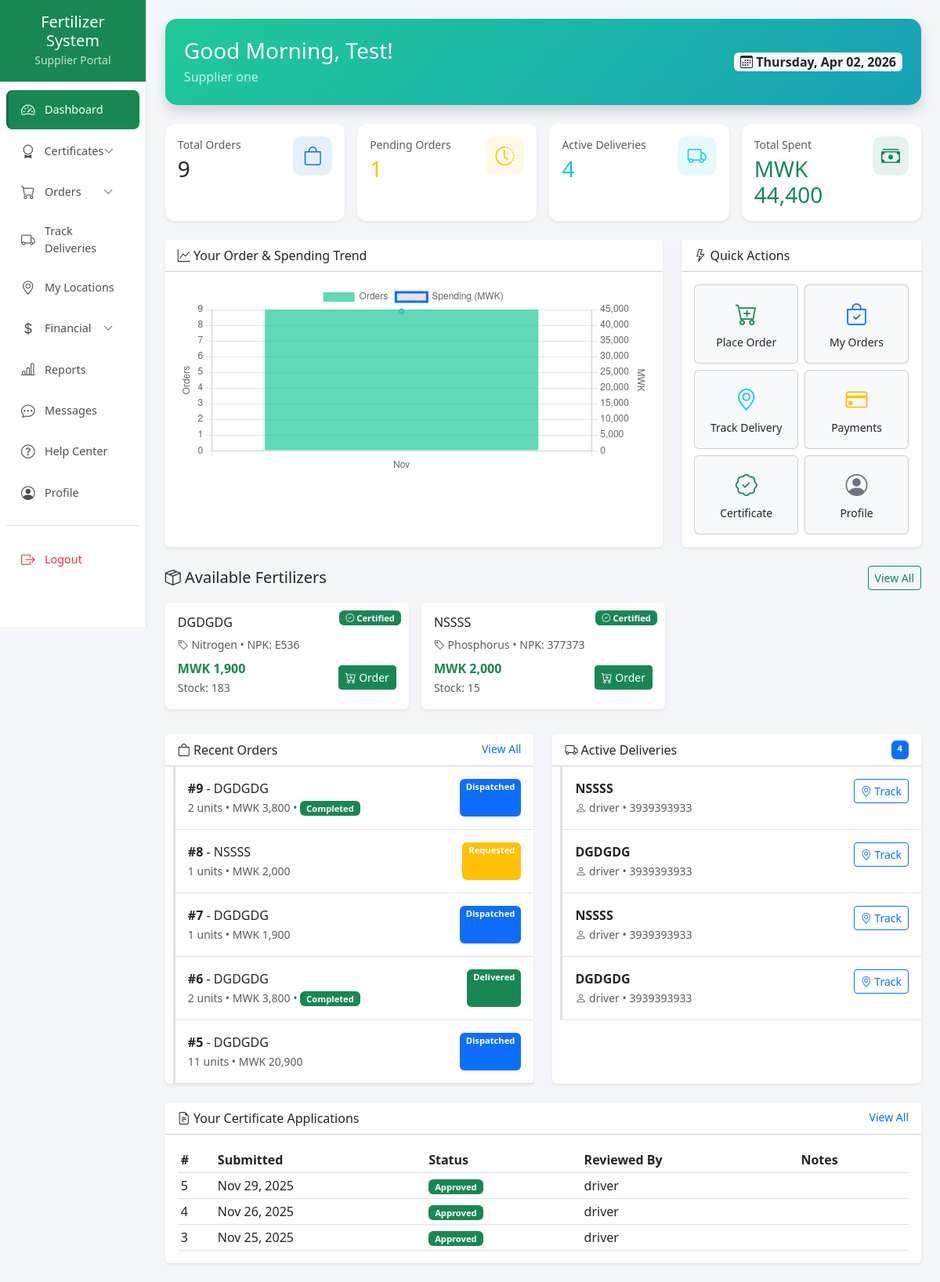
Screenshot of /supplier/dashboard.php (signed in) with the database file from the repository.
### tables this page shows
CREATE TABLE `suppliers` (
  `id` int(11) NOT NULL,
  `user_id` int(11) NOT NULL,
  `company_name` varchar(255) DEFAULT NULL,
  `phone` varchar(20) DEFAULT NULL,
  `address` text DEFAULT NULL,
  `created_at` timestamp NOT NULL DEFAULT current_timestamp(),
  `updated_at` timestamp NOT NULL DEFAULT current_timestamp() ON UPDATE current_timestamp()
);

CREATE TABLE `fertilizers` (
  `id` int(11) NOT NULL,
  `admin_id` int(11) DEFAULT NULL,
  `name` varchar(255) DEFAULT NULL,
  `price_per_unit` decimal(10,2) NOT NULL,
  `type` varchar(100) DEFAULT NULL,
  `npk_value` varchar(50) DEFAULT NULL,
  `batch_no` varchar(100) DEFAULT NULL,
  `expiry_date` date DEFAULT NULL,
  `stock` int(11) DEFAULT 0,
  `stock_remaining` int(11) DEFAULT 0,
  `minimum_stock` int(11) DEFAULT 0,
  `certified` tinyint(1) DEFAULT 1,
  `depot_location` varchar(255) DEFAULT NULL,
  `price` decimal(10,2) DEFAULT 0.00
);

CREATE TABLE `orders` (
  `id` int(11) NOT NULL,
  `supplier_id` int(11) DEFAULT NULL,
  `fertilizer_id` int(11) DEFAULT NULL,
  `quantity` int(11) DEFAULT NULL,
  `price_per_unit` decimal(10,2) NOT NULL,
  `total_price` decimal(10,2) NOT NULL,
  `status` enum('Requested','Approved','Dispatched','Delivered','Cancelled') DEFAULT 'Requested',
  `order_date` timestamp NOT NULL DEFAULT current_timestamp()
);

CREATE TABLE `payments` (
  `id` int(11) NOT NULL,
  `order_id` int(11) DEFAULT NULL,
  `total_price` decimal(10,2) DEFAULT NULL,
  `subsidy` decimal(10,2) DEFAULT NULL,
  `amount_paid` decimal(10,2) DEFAULT NULL,
  `payment_status` enum('Pending','Completed','Failed') DEFAULT 'Pending',
  `payment_method` varchar(50) DEFAULT NULL,
  `transaction_id` varchar(100) DEFAULT NULL,
  `receipt_path` text DEFAULT NULL,
  `payment_date` timestamp NOT NULL DEFAULT current_timestamp()
);

CREATE TABLE `deliveries` (
  `id` int(11) NOT NULL,
  `order_id` int(11) NOT NULL,
  `admin_id` int(11) NOT NULL,
  `supplier_id` int(11) NOT NULL,
  `driver_id` int(11) DEFAULT NULL,
  `current_latitude` decimal(10,8) DEFAULT NULL,
  `current_longitude` decimal(11,8) DEFAULT NULL,
  `status` enum('Pending','In Transit','Delivered') NOT NULL DEFAULT 'Pending',
  `expected_arrival` datetime DEFAULT NULL,
  `delivered_on` datetime DEFAULT NULL,
  `last_updated` timestamp NOT NULL DEFAULT current_timestamp() ON UPDATE current_timestamp()
);

CREATE TABLE `users` (
  `id` int(11) NOT NULL,
  `full_name` varchar(255) DEFAULT NULL,
  `email` varchar(100) DEFAULT NULL,
  `phone` varchar(20) DEFAULT NULL,
  `password` varchar(255) DEFAULT NULL,
  `role` enum('admin','supplier','driver') DEFAULT 'supplier',
  `status` enum('active','inactive') DEFAULT 'active',
  `created_at` timestamp NOT NULL DEFAULT current_timestamp()
);

CREATE TABLE `certificate_applications` (
  `id` int(11) NOT NULL,
  `supplier_id` int(11) NOT NULL,
  `qr_link_id` int(11) DEFAULT NULL,
  `document_path` varchar(255) DEFAULT NULL,
  `details` longtext DEFAULT NULL CHECK (json_valid(`details`)),
  `status` enum('Pending','Approved','Rejected') NOT NULL DEFAULT 'Pending',
  `submitted_at` timestamp NOT NULL DEFAULT current_timestamp(),
  `reviewed_by` int(11) DEFAULT NULL,
  `reviewed_at` timestamp NULL DEFAULT NULL,
  `review_notes` text DEFAULT NULL
);

### supplier/dashboard.php (the view, shortened to what the rows shown need)
<?php
include('../includes/db.php');
$user_id = (int) $_SESSION['user_id'];
$supplier_name = $_SESSION['full_name'] ?? 'Supplier';
$stmt = $conn->prepare("SELECT id, company_name, phone, address FROM suppliers WHERE user_id = ?");
$stmt->bind_param("i", $user_id);
$stmt->execute();
$supplier = $stmt->get_result()->fetch_assoc();
$supplier_id = $supplier ? (int) $supplier['id'] : null;
$recentOrders = [];
if ($supplier_id) {
    $recentOrders = $conn->query("
        SELECT o.*, f.name as fertilizer_name, f.type, p.payment_status
        FROM orders o
        JOIN fertilizers f ON o.fertilizer_id = f.id
        LEFT JOIN payments p ON p.order_id = o.id
        WHERE o.supplier_id = $supplier_id
        ORDER BY o.order_date DESC
        LIMIT 5
    ")->fetch_all(MYSQLI_ASSOC);
}
$activeDeliveries = [];
if ($supplier_id) {
    $activeDeliveries = $conn->query("
        SELECT d.*, u.full_name as driver_name, u.phone as driver_phone, f.name as fertilizer_name, o.quantity
        FROM deliveries d
        LEFT JOIN users u ON d.driver_id = u.id
        JOIN orders o ON d.order_id = o.id
        JOIN fertilizers f ON o.fertilizer_id = f.id
        WHERE d.supplier_id = $supplier_id AND d.status = 'In Transit'
        ORDER BY d.last_updated DESC
        LIMIT 5
    ")->fetch_all(MYSQLI_ASSOC);
}
$applications = [];
if ($supplier_id) {
    $applications = $conn->query("
        SELECT ca.*, u.full_name as reviewer_name
        FROM certificate_applications ca
        LEFT JOIN users u ON ca.reviewed_by = u.id
        WHERE ca.supplier_id = $supplier_id
        ORDER BY ca.submitted_at DESC
        LIMIT 3
    ")->fetch_all(MYSQLI_ASSOC);
}
$fertilizers = $conn->query("
    SELECT * FROM fertilizers
    WHERE stock_remaining > 0 AND certified = 1
    ORDER BY name ASC
    LIMIT 6
")->fetch_all(MYSQLI_ASSOC);
$monthlyTrend = [];
if ($supplier_id) {
    $monthlyTrend = $conn->query("
        SELECT DATE_FORMAT(order_date, '%Y-%m') as month, COUNT(*) as orders, SUM(total_price) as spent
        FROM orders
        WHERE supplier_id = $supplier_id AND order_date >= DATE_SUB(NOW(), INTERVAL 6 MONTH)
        GROUP BY DATE_FORMAT(order_date, '%Y-%m')
        ORDER BY month ASC
    ")->fetch_all(MYSQLI_ASSOC);
}
$trendLabels = array_map(fn($m) => date('M', strtotime($m['month'] . '-01')), $monthlyTrend);
$trendOrders = array_column($monthlyTrend, 'orders');
$trendSpent = array_column($monthlyTrend, 'spent');
$hour = date('H');
$greeting = $hour < 12 ? 'Good Morning' : ($hour < 17 ? 'Good Afternoon' : 'Good Evening');
?>
<!DOCTYPE html>
<html lang="en">
<head>
    <link href="https://cdn.jsdelivr.net/npm/bootstrap@5.3.0/dist/css/bootstrap.min.css" rel="stylesheet">
    <link href="https://cdn.jsdelivr.net/npm/bootstrap-icons@1.10.5/font/bootstrap-icons.css" rel="stylesheet">
</head>
<body>
<div class="d-flex">
    <div class="flex-grow-1 p-4">
        <div class="welcome-banner p-4 mb-4 shadow">
            <div class="row align-items-center">
                <div class="col-md-8">
                    <h3 class="mb-1"><?= $greeting ?>, <?= htmlspecialchars($supplier_name) ?>!</h3>
                    <p class="mb-0 opacity-75"><?= htmlspecialchars($supplier['company_name'] ?? 'Complete your profile to get started') ?></p>
                </div>
            </div>
        </div>
        <div class="mt-4">
            <div class="row g-3">
                <?php if (empty($fertilizers)): ?>
                    <div class="col-12">
                        <div class="card border-0 shadow-sm">
                            <div class="card-body text-center text-muted py-5">
                                <i class="bi bi-box-seam fs-1"></i>
                                <p class="mb-0 mt-2">No fertilizers available at the moment</p>
                            </div>
                        </div>
                    </div>
                <?php else: ?>
                    <?php foreach ($fertilizers as $fert): ?>
                    <div class="col-lg-4 col-md-6">
                        <div class="card fertilizer-card border-0 shadow-sm h-100 position-relative">
                            <?php if ($fert['certified']): ?>
                            <span class="cert-badge badge bg-success">
                                <i class="bi bi-patch-check"></i> Certified
                            </span>
                            <?php endif; ?>
                            <div class="card-body">
                                <h6 class="card-title"><?= htmlspecialchars($fert['name']) ?></h6>
                                <p class="text-muted small mb-2">
                                    <i class="bi bi-tag"></i> <?= htmlspecialchars($fert['type']) ?>
                                    <?php if ($fert['npk_value']): ?>
                                    • NPK: <?= htmlspecialchars($fert['npk_value']) ?>
                                    <?php endif; ?>
                                </p>
                                <div class="d-flex justify-content-between align-items-center">
                                    <div>
                                        <strong class="text-success">MWK <?= number_format($fert['price_per_unit'], 0) ?></strong>
                                        <br><small class="text-muted">Stock: <?= $fert['stock_remaining'] ?></small>
                                    </div>
                                    <a href="place_order.php?fertilizer_id=<?= $fert['id'] ?>" class="btn btn-sm btn-success">
                                        <i class="bi bi-cart-plus"></i> Order
                                    </a>
                                </div>
                            </div>
                        </div>
                    </div>
                    <?php endforeach; ?>
                <?php endif; ?>
            </div>
        </div>
        <div class="row g-4 mt-2">
            <div class="col-lg-6">
                <div class="card border-0 shadow-sm h-100">
                    <div class="card-body p-0">
                        <?php if (empty($recentOrders)): ?>
                            <div class="text-center text-muted py-4">
                                <i class="bi bi-bag fs-1"></i>
                                <p class="mb-0 mt-2">No orders yet</p>
                                <a href="place_order.php" class="btn btn-sm btn-success mt-2">Place Your First Order</a>
                            </div>
                        <?php else: ?>
                            <?php foreach ($recentOrders as $order): ?>
                            <div class="activity-item p-3 border-bottom">
                                <div class="d-flex justify-content-between">
                                    <div>
                                        <strong>#<?= $order['id'] ?></strong> - <?= htmlspecialchars($order['fertilizer_name']) ?>
                                        <br><small class="text-muted">
                                            <?= $order['quantity'] ?> units • MWK <?= number_format($order['total_price'], 0) ?>
                                            <?php if ($order['payment_status']): ?>
                                            • <span class="badge bg-<?= $order['payment_status'] === 'Completed' ? 'success' : 'warning' ?>">
                                                <?= $order['payment_status'] ?>
                                            </span>
                                            <?php endif; ?>
                                        </small>
                                    </div>
                                    <span class="badge bg-<?= $order['status'] === 'Delivered' ? 'success' : ($order['status'] === 'Requested' ? 'warning' : 'primary') ?> h-fit">
                                        <?= $order['status'] ?>
                                    </span>
                                </div>
                            </div>
                            <?php endforeach; ?>
                        <?php endif; ?>
                    </div>
                </div>
            </div>
            <div class="col-lg-6">
                <div class="card border-0 shadow-sm h-100">
                    <div class="card-body p-0">
                        <?php if (empty($activeDeliveries)): ?>
                            <div class="text-center text-muted py-4">
                                <i class="bi bi-truck fs-1"></i>
                                <p class="mb-0 mt-2">No active deliveries</p>
                            </div>
                        <?php else: ?>
                            <?php foreach ($activeDeliveries as $del): ?>
                            <div class="activity-item p-3 border-bottom">
                                <div class="d-flex justify-content-between align-items-start">
                                    <div>
                                        <strong><?= htmlspecialchars($del['fertilizer_name']) ?></strong>
                                        <br><small class="text-muted">
                                            <i class="bi bi-person"></i> <?= htmlspecialchars($del['driver_name'] ?? 'Pending assignment') ?>
                                            <?php if ($del['driver_phone']): ?>
                                            • <?= htmlspecialchars($del['driver_phone']) ?>
                                            <?php endif; ?>
                                        </small>
                                    </div>
                                    <a href="track_delivery.php?id=<?= $del['id'] ?>" class="btn btn-sm btn-outline-primary">
                                        <i class="bi bi-geo-alt"></i> Track
                                    </a>
                                </div>
                            </div>
                            <?php endforeach; ?>
                        <?php endif; ?>
                    </div>
                </div>
            </div>
        </div>
        <?php if (!empty($applications)): ?>
        <div class="card border-0 shadow-sm mt-4">
            <div class="card-body">
                <div class="table-responsive">
                    <table class="table table-sm mb-0">
                        <thead>
                            <tr>
                                <th>#</th>
                                <th>Submitted</th>
                                <th>Status</th>
                                <th>Reviewed By</th>
                                <th>Notes</th>
                            </tr>
                        </thead>
                        <tbody>
                        <?php foreach ($applications as $app):
                            $badge = match($app['status']) {
                                'Approved' => 'success',
                                'Rejected' => 'danger',
                                default => 'warning'
                            };
                        ?>
                        <tr>
                            <td><?= $app['id'] ?></td>
                            <td><?= date('M d, Y', strtotime($app['submitted_at'])) ?></td>
                            <td><span class="badge bg-<?= $badge ?>"><?= $app['status'] ?></span></td>
                            <td><?= htmlspecialchars($app['reviewer_name'] ?? '-') ?></td>
                            <td><?= htmlspecialchars($app['review_notes'] ?? '-') ?></td>
                        </tr>
                        <?php endforeach; ?>
                        </tbody>
                    </table>
                </div>
            </div>
        </div>
        <?php endif; ?>
    </div>
</div>
<?php if (!empty($monthlyTrend)): ?>
<script>
    new Chart(document.getElementById('trendChart'), {
        type: 'bar',
        data: {
            labels: <?= json_encode($trendLabels) ?>,
            datasets: [{
                label: 'Orders',
                data: <?= json_encode($trendOrders) ?>,
                backgroundColor: 'rgba(32, 201, 151, 0.7)',
                yAxisID: 'y'
            }, {
                label: 'Spending (MWK)',
                data: <?= json_encode($trendSpent) ?>,
                type: 'line',
                borderColor: '#0d6efd',
                tension: 0.4,
                yAxisID: 'y1'
            }]
        },
        options: {
            responsive: true,
            scales: {
                y: { beginAtZero: true, position: 'left', title: { display: true, text: 'Orders' } },
                y1: { beginAtZero: true, position: 'right', grid: { drawOnChartArea: false }, title: { display: true, text: 'MWK' } }
            }
        }
    });
</script>
<?php endif; ?>
</body>
</html>

### rows the page displays
suppliers: company_name "Supplier one"
fertilizers: certified 1 (drawn), name "DGDGDG", type "Nitrogen", npk_value "E536", price_per_unit "1,900", stock_remaining "183"
fertilizers: certified 1 (drawn), name "NSSSS", type "Phosphorus", npk_value "377373", price_per_unit "2,000", stock_remaining "15"
orders: id "9", fertilizer.name "DGDGDG", quantity "2", total_price "3,800", payments.payment_status "Completed", status "Dispatched"
orders: id "8", fertilizer.name "NSSSS", quantity "1", total_price "2,000", status "Requested"
orders: id "7", fertilizer.name "DGDGDG", quantity "1", total_price "1,900", status "Dispatched"
orders: id "6", fertilizer.name "DGDGDG", quantity "2", total_price "3,800", payments.payment_status "Completed", status "Delivered"
orders: id "5", fertilizer.name "DGDGDG", quantity "11", total_price "20,900", status "Dispatched"
deliveries: fertilizers.name "NSSSS", driver.full_name "driver", driver.phone "3939393933"
deliveries: fertilizers.name "DGDGDG", driver.full_name "driver", driver.phone "3939393933"
deliveries: fertilizers.name "NSSSS", driver.full_name "driver", driver.phone "3939393933"
deliveries: fertilizers.name "DGDGDG", driver.full_name "driver", driver.phone "3939393933"
certificate_applications: id "5", submitted_at "Nov 29, 2025", status "Approved", users.full_name "driver"
certificate_applications: id "4", submitted_at "Nov 26, 2025", status "Approved", users.full_name "driver"
certificate_applications: id "3", submitted_at "Nov 25, 2025", status "Approved", users.full_name "driver"

### other values shown
$role "Supplier"
$supplier_name "Test"
$stats['total_orders'] "9"
$stats['pending_orders'] "1"
$stats['active_deliveries'] "4"
$stats['total_spent'] "44,400"
chart data {{ json_encode($trendLabels) }} ["Nov"]
chart data {{ json_encode($trendOrders) }} ["9"]
chart data {{ json_encode($trendSpent) }} ["44400.00"]
